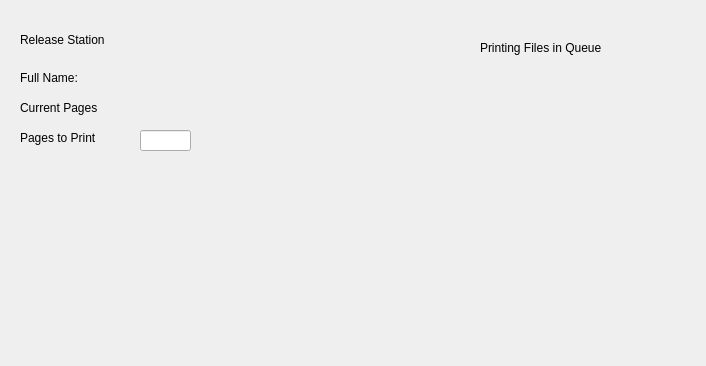
<?xml version="1.0" encoding="UTF-8"?>
<ui version="4.0">
 <class>SecDialog</class>
 <widget class="QDialog" name="SecDialog">
  <property name="geometry">
   <rect>
    <x>0</x>
    <y>0</y>
    <width>706</width>
    <height>366</height>
   </rect>
  </property>
  <property name="windowTitle">
   <string>Dialog</string>
  </property>
  <widget class="QLabel" name="Release_page_label">
   <property name="geometry">
    <rect>
     <x>20</x>
     <y>30</y>
     <width>211</width>
     <height>20</height>
    </rect>
   </property>
   <property name="text">
    <string>Release Station</string>
   </property>
  </widget>
  <widget class="QLabel" name="Full_Name_label">
   <property name="geometry">
    <rect>
     <x>20</x>
     <y>70</y>
     <width>71</width>
     <height>16</height>
    </rect>
   </property>
   <property name="text">
    <string>Full Name:</string>
   </property>
  </widget>
  <widget class="QLabel" name="Name_content_label">
   <property name="geometry">
    <rect>
     <x>120</x>
     <y>70</y>
     <width>58</width>
     <height>16</height>
    </rect>
   </property>
   <property name="text">
    <string/>
   </property>
  </widget>
  <widget class="QLabel" name="GUI_label">
   <property name="geometry">
    <rect>
     <x>480</x>
     <y>40</y>
     <width>151</width>
     <height>16</height>
    </rect>
   </property>
   <property name="text">
    <string>Printing Files in Queue</string>
   </property>
  </widget>
  <widget class="QLabel" name="Pages">
   <property name="geometry">
    <rect>
     <x>20</x>
     <y>100</y>
     <width>131</width>
     <height>16</height>
    </rect>
   </property>
   <property name="text">
    <string>Current Pages</string>
   </property>
  </widget>
  <widget class="QLabel" name="Pages_to_print">
   <property name="geometry">
    <rect>
     <x>20</x>
     <y>130</y>
     <width>201</width>
     <height>16</height>
    </rect>
   </property>
   <property name="text">
    <string>Pages to Print</string>
   </property>
  </widget>
  <widget class="QLineEdit" name="Number">
   <property name="geometry">
    <rect>
     <x>140</x>
     <y>130</y>
     <width>51</width>
     <height>21</height>
    </rect>
   </property>
  </widget>
 </widget>
 <resources/>
 <connections/>
</ui>
